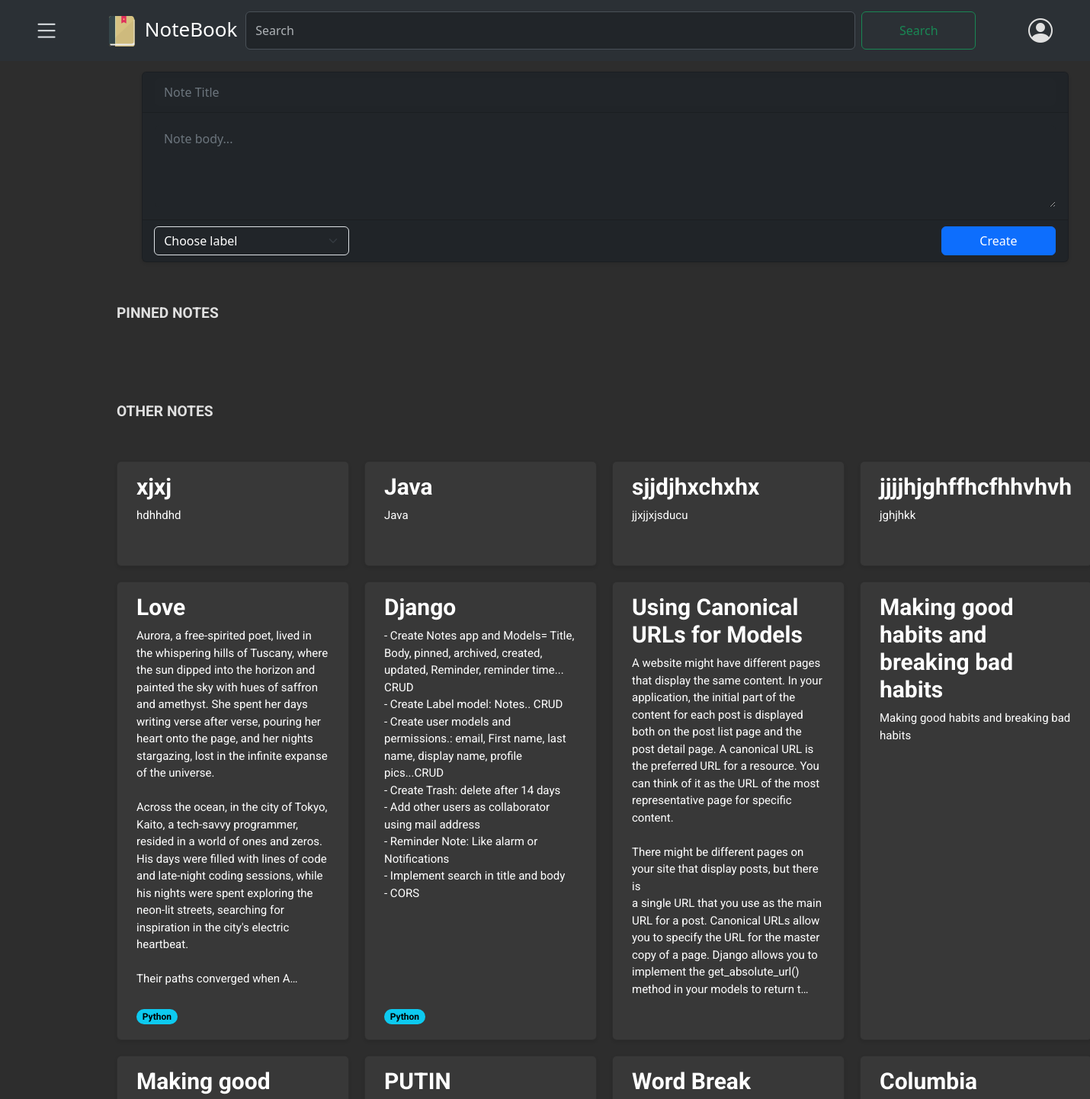
The page /notes/ (signed in, upper part) on the database its author committed.
### notes/models.py (models this page shows, shortened)
class Note(models.Model):
    user= models.ForeignKey(CustomUser,on_delete=models.CASCADE, related_name='notes')
    title= models.CharField(max_length=100, null=False)
    body= models.TextField()
    label= models.ForeignKey(Label, on_delete=models.SET_NULL, related_name="notes", blank=True, null=True)
    archived= models.BooleanField(default=False)
    pinned= models.BooleanField(default= False)
    created = models.DateTimeField(auto_now_add= True)
    updated= models.DateTimeField(auto_now=True)
    trashed = models.BooleanField(default=False)
    class Meta:
        ordering= ['-updated']
        indexes= [
            models.Index(fields=["-updated"])
        ]
        verbose_name = "Note"
        verbose_name_plural= "Notes"

class Label(models.Model):
    user = models.ForeignKey(CustomUser, on_delete=models.CASCADE, related_name='labels', default=None)
    name = models.CharField(max_length=50, null=False)
    class Meta:
        verbose_name = "Label"
        verbose_name_plural= "Labels"

### notes/views.py (the view)
# urls.py: path('', notes_list, name='note_list'),
@login_required
def notes_list(request):
    user = request.user
    form = NoteForm()
    pinned_notes = Note.objects.filter(user=user, pinned=True, archived=False, trashed= False)
    other_notes = Note.objects.filter(user=user, pinned=False, archived=False,  trashed= False)
    return render(request,
                  'notes/note/list.html',
                  {'pinned_notes': pinned_notes,
                   'other_notes': other_notes,
                   'form': form})

### notes/forms.py
class NoteForm(forms.ModelForm):
    class Meta:
        model = Note
        fields = ['title', 'body', 'label', 'archived', 'pinned']
        widgets = {
            'label': forms.Select(),
        }
    def __init__(self, *args, **kwargs):
        user = kwargs.pop('user', None)  # Get the user from kwargs
        super().__init__(*args, **kwargs)
        if user is not None:
            self.fields['label'].queryset = Label.objects.filter(user=user)
            self.fields['label'].widget.choices = [(label.id, label.name) for label in self.fields['label'].queryset]

### notes/context_processors.py (called while the page is built)
def labels_processor(request):
    if request.user.is_authenticated:
        labels = Label.objects.filter(user=request.user)
    else:
        labels = Label.objects.none()
    return {
        'labels': labels,
    }

### notes/templates/notes/note/list.html (shortened to what this page needs)
{% extends "notes/base.html" %}
{% block content %}
{% load static %}
<p class="text-capitalize" style="font-weight: bold; font-size: larger;">PINNED NOTES</p>
<div class="card-container">
</div>
<p class="text-capitalize" style="font-weight: bold; font-size: larger;">OTHER NOTES</p>
<div class="card-container">
    {% for other_note in other_notes %}
    <div class="card" data-note-id="{{ other_note.id }}">
        <a href="#" class="note-link" data-note-id="{{ other_note.id }}">
            <h5 class="card-title">{{ other_note.title }}</h5>
            <p class="card-text">{{ other_note.body|truncatechars:650 }}</p>
        </a>
        <span class="badge rounded-pill text-bg-info">{{ other_note.label.name }}</span>
    </div>
    {% endfor %}
</div>
{% endblock %}

### notes/static/css/notes.css (style rules this page uses)
:root { --bg-color: #2d2d2d; --text-color: #e0e0e0; --secondary-text-color: #b0b0b0; --card-bg-color: #383838; }
html, body { background-color: #2d2d2d !important; color: #e0e0e0 !important; font-family: 'Roboto', sans-serif; }
.card-container { display: grid; grid-template-columns: repeat(auto-fill, minmax(250px, 1fr)); gap: 20px; padding: 10px; font-family: 'Roboto', Arial, sans-serif; width: 1300px; margin-top: 30px; margin-bottom: 30px; background-color: #2d2d2d !important; border-color: #444 !important; text-align: justify; }
.card { border-radius: 8px; padding: 15px 25px; box-shadow: 0 2px 4px rgba(0,0,0,0.1); background-color: #383838 !important; position: relative; padding-bottom: 20px; }
.card-title { font-size: 30px; font-weight: bold; margin-bottom: 15px; color: white !important; text-align: left; padding: 0 ; }
.card-text { font-size: 15px; color: white; text-align: left; padding: 0 0 35px; line-height: 1.5; white-space: pre-wrap; word-wrap: break-word; }
.note-link { text-decoration: none; color: inherit; }
.text-capitalize { font-family: 'Roboto', Arial, sans-serif; font-size: 18px; margin: 0; font-weight: normal; padding: 10px; }
.badge { display: inline-block; position: absolute; bottom: 20px; }

### rows shown on the page
Note: title "xjxj", body "hdhhdhd"
Note: title "Java", body "Java"
Note: title "sjjdjhxchxhx", body "jjxjjxjsducu"
Note: title "jjjjhjghffhcfhhvhvh", body "jghjhkk"
Note: title "Love", body "Aurora, a free-spirited poet, lived in the whispering hills of Tuscany, where the sun dipped into the horizon and painted the sky with hues of saffron and amethyst. She spent her days writing verse after verse, pouring her heart onto the page, and her nights stargazing, lost in the infinite expanse of the universe. Across the ocean, in the city of Tokyo, Kaito, a tech-savvy programmer, resided in a world of ones and zeros. His days were filled with lines of code and late-night coding sessions, while his nights were spent exploring the neon-lit streets, searching for inspiration in the city's electric heartbeat. Their paths converged when A…", label.name "Python"
Note: title "Django", body "- Create Notes app and Models= Title, Body, pinned, archived, created, updated, Reminder, reminder time... CRUD - Create Label model: Notes.. CRUD - Create user models and permissions.: email, First name, last name, display name, profile pics...CRUD - Create Trash: delete after 14 days - Add other users as collaborator using mail address - Reminder Note: Like alarm or Notifications - Implement search in title and body - CORS", label.name "Python"
Note: title "Using Canonical URLs for Models", body "A website might have different pages that display the same content. In your application, the initial part of the content for each post is displayed both on the post list page and the post detail page. A canonical URL is the preferred URL for a resource. You can think of it as the URL of the most representative page for specific content. There might be different pages on your site that display posts, but there is a single URL that you use as the main URL for a post. Canonical URLs allow you to specify the URL for the master copy of a page. Django allows you to implement the get_absolute_url() method in your models to return t…"
Note: title "Making good habits and breaking bad habits", body "Making good habits and breaking bad habits"
Note: title "PUTIN"
Note: title "Word Break"
Note: title "Columbia"
